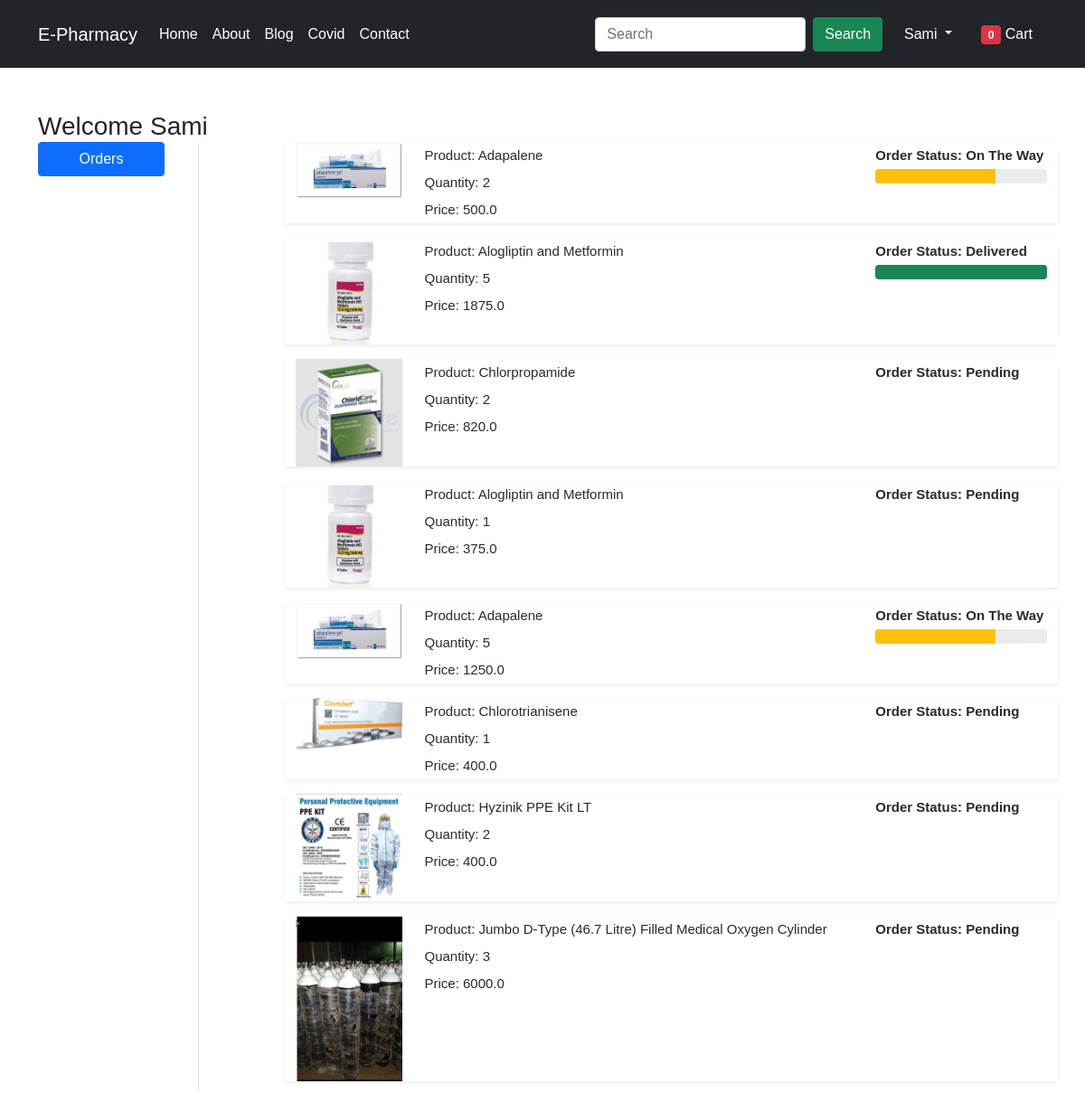
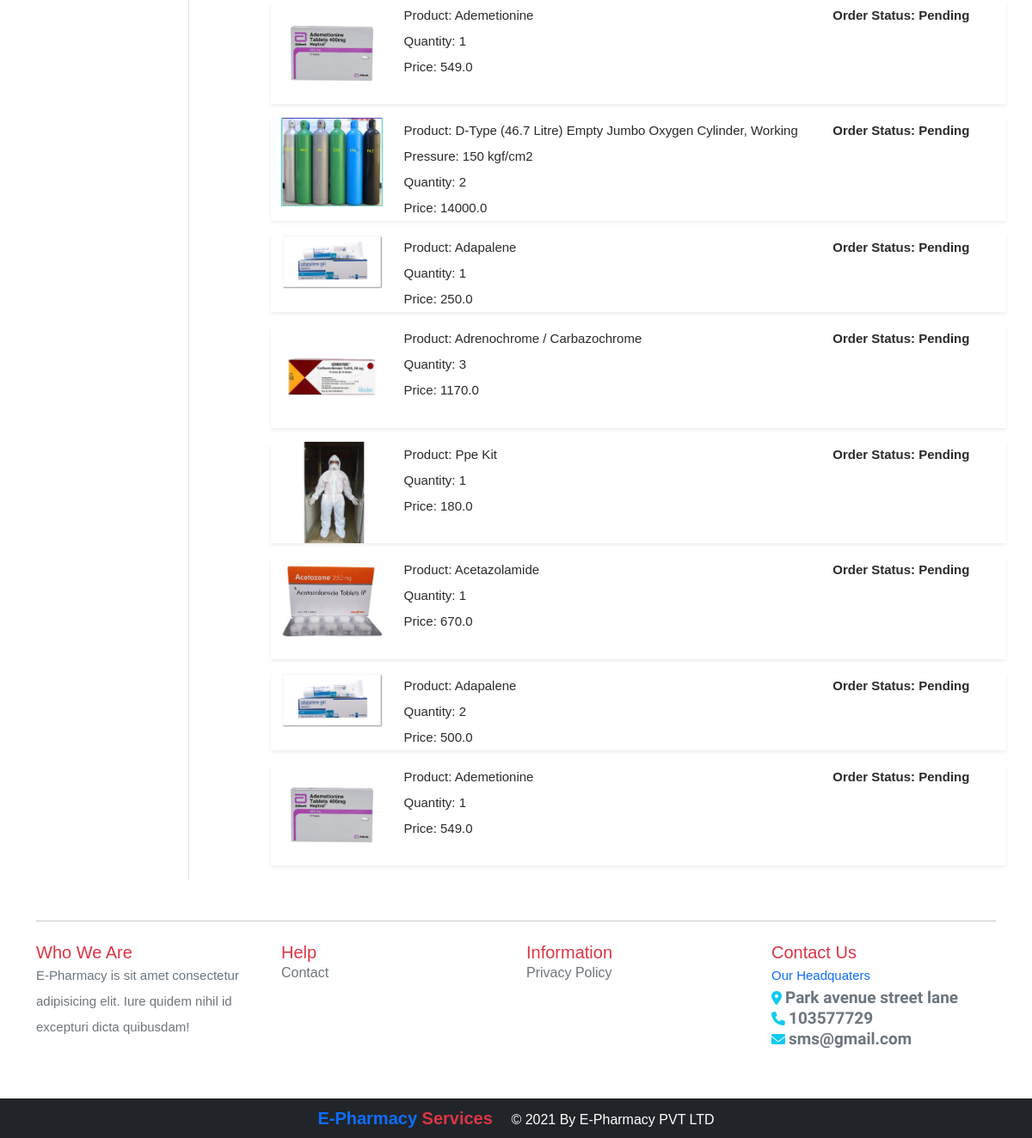
The page /orders/ (signed in) on the database as committed earlier (2 pictures, top to bottom).
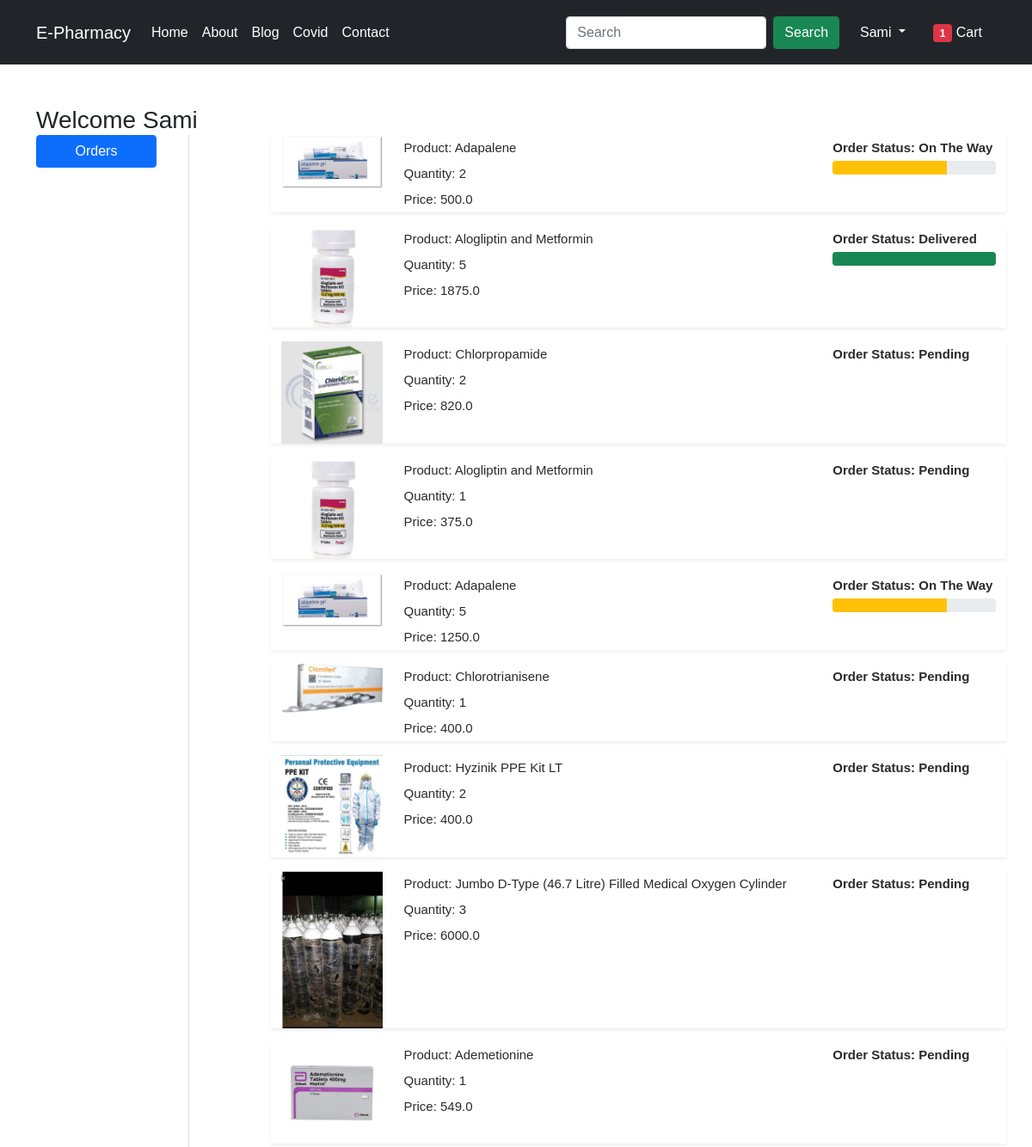
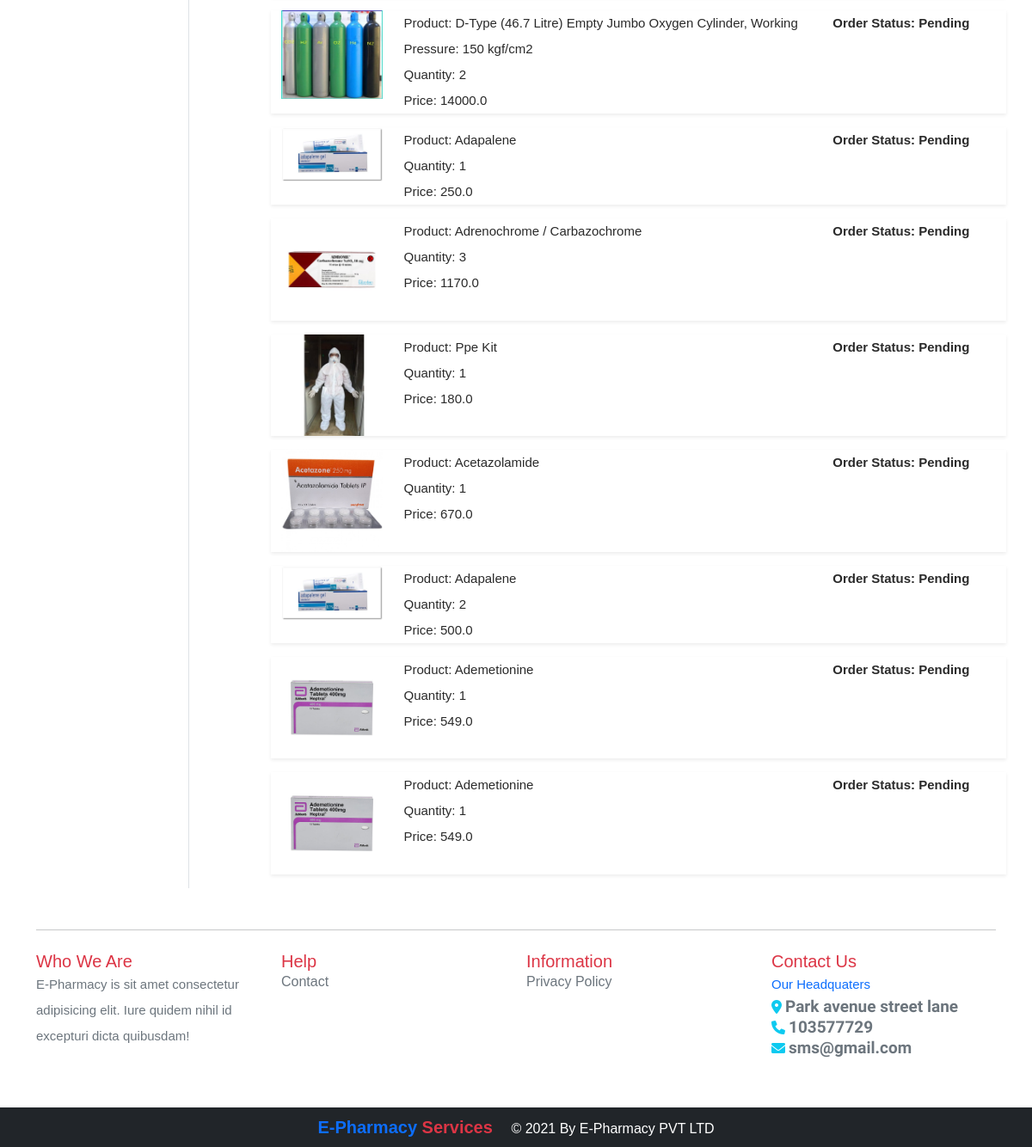
The same page on the database as committed later (2 pictures, top to bottom).
### medicine/models.py (models this page shows, shortened)
class OrderPlaced(models.Model):
    user = models.ForeignKey(User, on_delete=models.CASCADE)
    customer = models.ForeignKey(Customer, on_delete=models.CASCADE)
    product = models.ForeignKey(Product, on_delete=models.CASCADE)
    quantity = models.PositiveIntegerField(default=1)
    ordered_date = models.DateTimeField(auto_now_add=True)
    status = models.CharField(
        max_length=50, choices=STATUS_CHOICES, default='Pending')
    @property
    def total_cost(self):
        return self.quantity * self.product.selling_price

class Product(models.Model):
    med_name = models.CharField(max_length=100,default="")
    indications = models.TextField(default="")
    dosage = models.TextField(default="")
    side_effects = models.TextField(default="")
    selling_price = models.FloatField(default="")
    category = models.CharField(choices=CATEGORY_CHOICES, max_length=20,default="")
    product_image = models.ImageField(upload_to='prodimg',default="")

### medicine/views.py (the view)
# urls.py: path('orders/', views.orders, name='orders'),
@login_required
def orders(request):
    totalitem = 0
    orderplaced = OrderPlaced.objects.filter(user=request.user)
    if request.user.is_authenticated:
        totalitem = len(Cart.objects.filter(user=request.user))
    return render(request, 'medicine/orders.html', {'orderplaced': orderplaced,'totalitem':totalitem})

### medicine/templates/medicine/orders.html (shortened to what this page needs)
{% extends 'medicine/base.html' %}
{% load static %}
{% block main_content %}
<div class="container my-5">
 <div class="row">
 <h3>Welcome <span class="text-capitalize">{{request.user}}</span></h3>
  <div class="col-sm-2 border-end">
   <ul class="list-unstyled">
    <li class="d-grid"><a href="{% url 'orders' %}" class="btn btn-primary">Orders</a></li>
   </ul>
  </div>
  <div class="col-sm-9 offset-sm-1">
  {% for op in orderplaced %}
   <div class="row shadow-sm mb-3">
    <div class="col-sm-2">
    <img src="{{op.product.product_image.url}}" alt="" class="img-fluid" height="150" width="150">
    </div>
    <div class="col-sm-7">
    <p>Product: {{op.product.med_name}}</p>
    <p>Quantity: {{op.quantity}}</p>
    <p>Price: {{op.total_cost}}</p>
   </div>
   <div class="col-sm-3 fw-bold">
   <p>Order Status: {{op.status}}</p>
    {% if op.status == 'On The Way' %}
   <div class="progress">
   <div class="progress-bar bg-warning" role="progressbar" style="width: 70%" aria-valuenow="70" aria-valuemin="0" aria-valuemax="100">
   </div>
   </div>
   {% endif %}
    {% if op.status == 'Delivered' %}
   <div class="progress">
   <div class="progress-bar bg-success" role="progressbar" style="width: 100%" aria-valuenow="100" aria-valuemin="0" aria-valuemax="100">
   </div>
   </div>
   {% endif %}
   </div>
  </div>
  {% endfor %}
 </div>
</div>
</div>
<div class="container">
<hr class="w-100 mt-2">
</div>
{% endblock main_content %}

### medicine/templates/medicine/base.html (shortened to what the changed rows need)
<!doctype html>
{% load static %}
<html lang="en">
  <head>
    <link href="https://cdn.jsdelivr.net/npm/bootstrap@5.0.0-beta1/dist/css/bootstrap.min.css" rel="stylesheet">
    <link rel="stylesheet" href="{% static 'medicine/css/style.css' %}">
    <link rel="stylesheet" href="{% static 'medicine/css/styledynamic.css' %}">
    <link rel="stylesheet" href="{% static 'medicine/css/animated.css' %}">
    <link rel="stylesheet" href="https://unpkg.com/aos@next/dist/aos.css" />
    <link rel="stylesheet" href="https://cdnjs.cloudflare.com/ajax/libs/font-awesome/6.0.0-beta2/css/all.min.css" />
  </head>
  <body>
    <nav class="navbar navbar-expand-lg navbar-dark bg-dark">
     <div class="container">
       <div class="collapse navbar-collapse" id="navbarSupportedContent">
         <div>
          <ul class="navbar-nav me-auto mb-2 mb-lg-0">
          {% if request.user.is_authenticated %}
           <li class="nav-item dropdown mx-2">
              <a class="nav-link dropdown-toggle text-white" href="#" id="profileDropdown" role="button" data-bs-toggle="dropdown" aria-expanded="false">
                <span class="text-capitalize">{{request.user}}</span>
              </a>
            </li>
            <li class="nav-item mx-2">
             <a href="{% url 'show_cart' %}" class="nav-link text-white"><span class="badge bg-danger">{{totalitem}}</span> Cart </a>
            </li>
            {% endif %}
          </ul>
         </div>
       </div>
     </div>
    </nav>
    {% block main_content %} {% endblock main_content %}
  </body>
</html>

Rows that differ between the two databases and show on the page:
added OrderPlaced: product.product_image (picture), product.med_name "Ademetionine", quantity "1", total_cost "549.0", status "Pending"
Other text that changed with them:
{{ totalitem }}: "0" → "1"
